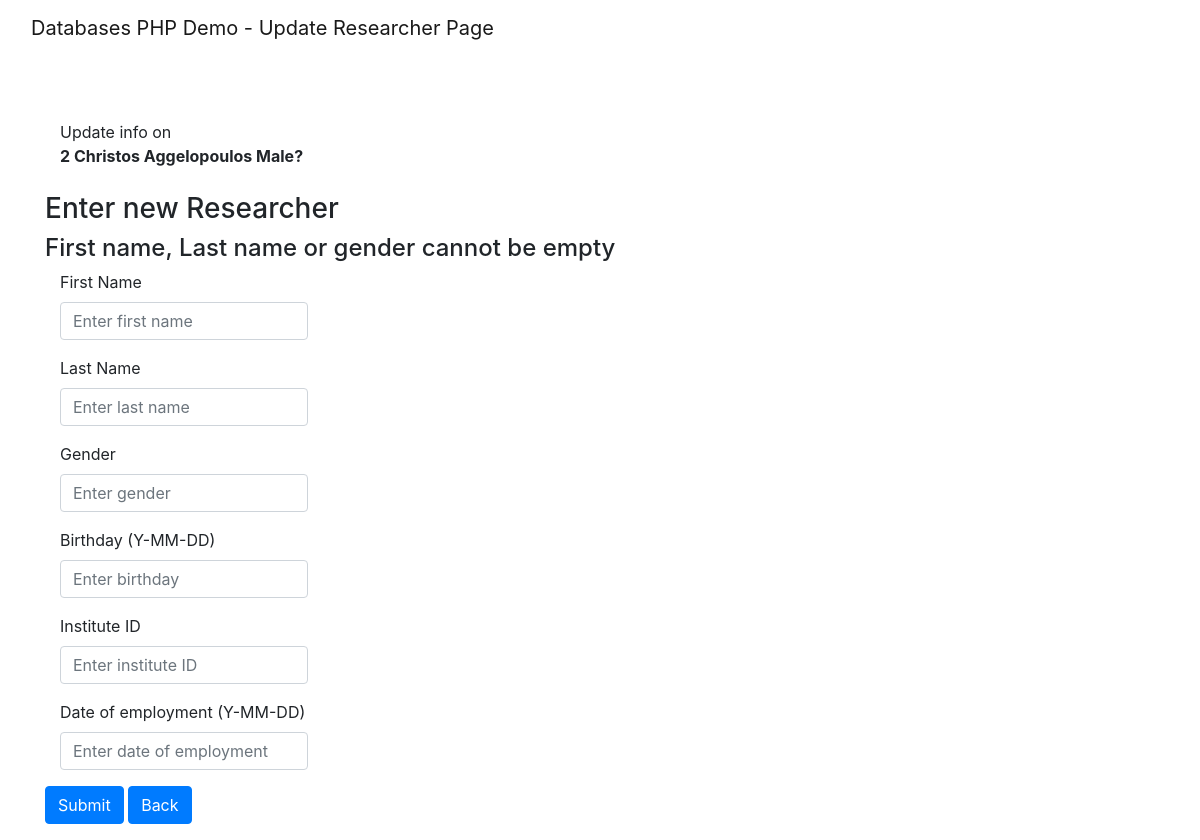
Page /elidek_website/researchers/update_researcher.php?id=2 on the committed database.
### tables this page shows
CREATE TABLE researcher (
	researcher_id INT UNSIGNED AUTO_INCREMENT,
    first_name VARCHAR(45) NOT NULL,
    last_name VARCHAR(45) NOT NULL,
    gender VARCHAR(6) NOT NULL, 
    birthday DATE DEFAULT (DATE_SUB(CURRENT_DATE(), INTERVAL 18 YEAR)) ,
    age INT GENERATED ALWAYS AS (TIMESTAMPDIFF(YEAR, birthday , CURRENT_DATE())),
    PRIMARY KEY (researcher_id)
);

### elidek_website/researchers/update_researcher.php (the view, shortened to what this page needs)
<!DOCTYPE html>
<html lang = "en">
	<head>
		<link rel = "stylesheet" href = "css/styles.css">
		<link rel = "stylesheet" href = "https://cdnjs.cloudflare.com/ajax/libs/font-awesome/6.0.0/css/all.min.css">
		<link rel = "stylesheet" href = "bootstrap/css/bootstrap.min.css">
	</head>
	<body>
		<nav class="navbar navbar-light navbar-expand-md" id="nav-bar">
			<div id="navbar-div" class="container-fluid">
				<a class="navbar-brand" id="nav-bar-text">Databases PHP Demo - Update Researcher Page</a>
				<a id="navbar-items" href="/elidek/">
					<i class="fa fa-home "></i> Landing
				</a>
			</div>
		</nav>
		<div class="container">
			<div class="row" id="row">
				<div class="col-md-12">
					<?php
						$conn = OpenCon();
						$id = $_GET['id'];
						$query = "SELECT * FROM researcher WHERE researcher_id = $id";
						$res1 = mysqli_query($conn, $query);
						$row = mysqli_fetch_row($res1);
						echo '<div class="form-group col-sm-3 mb-3">';
							echo '<label class = "form-label" style="width: 300px;">Update info on<br><b>' . $row[0] . ' ' . $row[1]. ' ' . $row[2]. ' ' . $row[3]. '?</b></label>';
						echo '</div>';
					?>
					<form class="form-horizontal" name="student-form" method="POST">
					<h3> Enter new Researcher </h3>
					<h4> First name, Last name or gender cannot be empty</h4>
					<div class="form-group col-sm-3 mb-3">
						<label class = "form-label">First Name</label>
						<input class = "form-control", placeholder="Enter first name", name="first_name">
					</div>
					<div class="form-group col-sm-3 mb-3">
						<label class = "form-label">Last Name</label>
						<input class = "form-control", placeholder="Enter last name", name="last_name">
					</div>
					<div class="form-group col-sm-3 mb-3">
						<label class = "form-label">Gender</label>
						<input class = "form-control", placeholder="Enter gender", name="gender">
					</div>
					<div class="form-group col-sm-3 mb-3">
						<label class = "form-label">Birthday (Y-MM-DD)</label>
						<input class = "form-control", placeholder="Enter birthday", name="birthday">
					</div>
					<div class="form-group col-sm-3 mb-3">
						<label class = "form-label">Institute ID</label>
						<input class = "form-control", placeholder="Enter institute ID", name="inst_id">
					</div>
					<div class="form-group col-sm-3 mb-3">
						<label class = "form-label">Date of employment (Y-MM-DD)</label>
						<input class = "form-control", placeholder="Enter date of employment", name="start_date">
					</div>
					<button class = "btn btn-primary btn-submit-custom" type="submit" name="submit_creds">Submit</button>
					<button class = "btn btn-primary btn-submit-custom" formaction="./researchers.php">Back</button>
				</form>
			</div>
			</div>
		</div>
	</body>
</html>

### elidek_website/css/styles.css (style rules this page uses)
#row { margin-top: 4rem; }
#navbar-div { display: flex; justify-content: space-between; }
#navbar-items { text-decoration: none; color: white; font-size: 16px; }
input, textarea, select { margin-top: 10px; display: block; }

### rows in the picture
researcher: researcher_id "2", first_name "Christos", last_name "Aggelopoulos", gender "Male"
